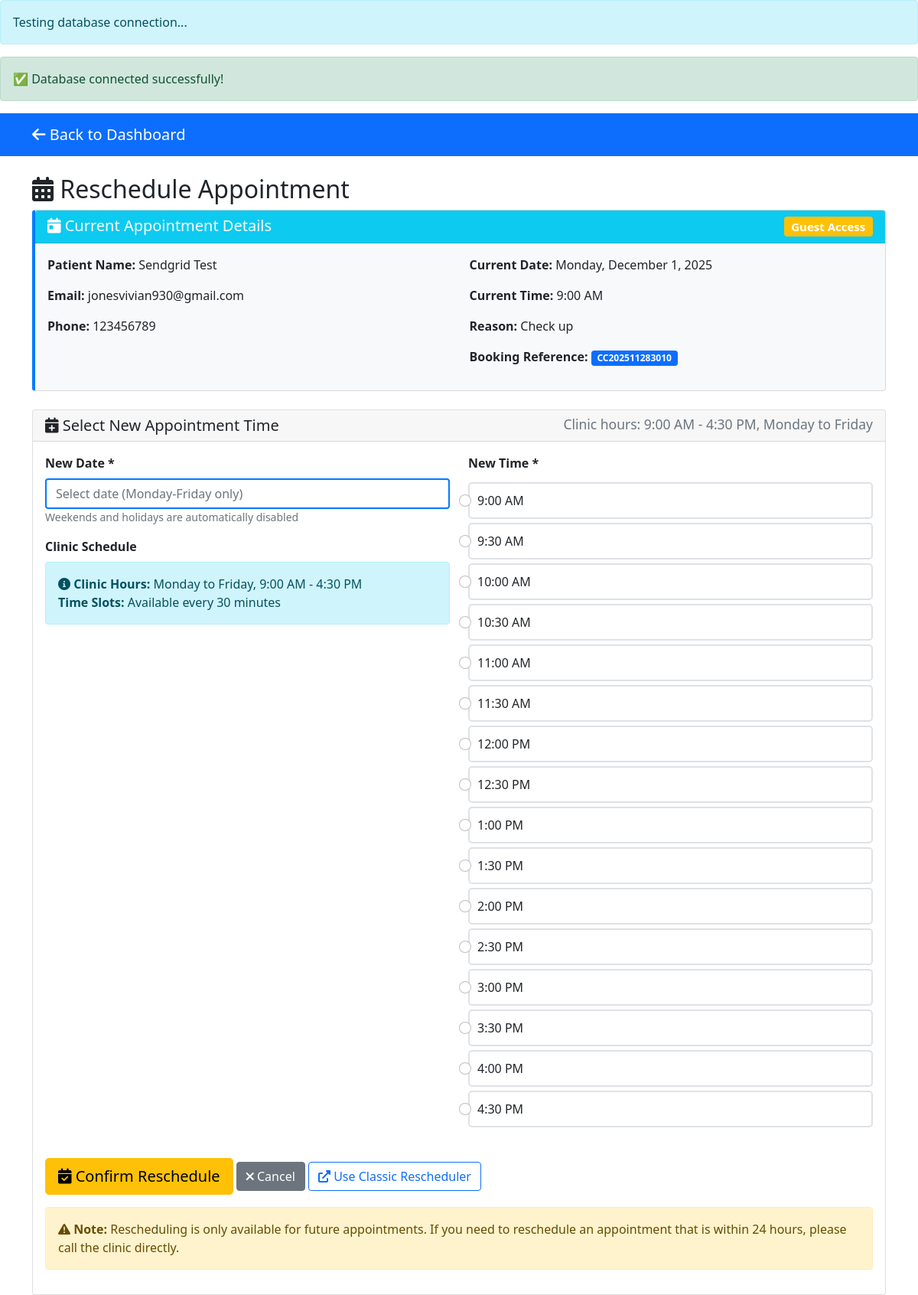
The page /patientdashboard/reschedule.php?ref=CC202511283010 on the database as committed earlier.
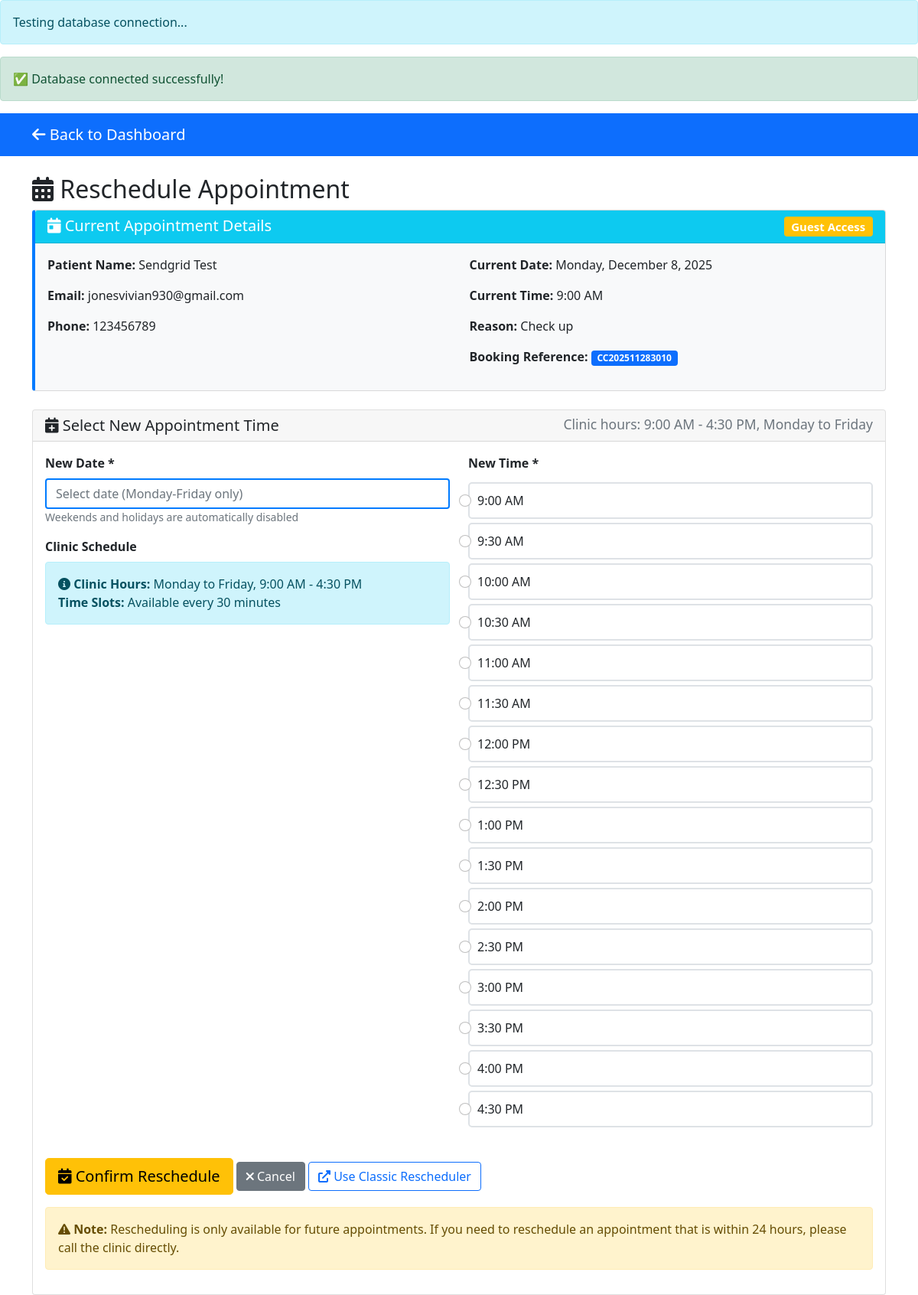
The same page on the database as committed later.
### tables this page shows
CREATE TABLE `appointments` (
  `id` int(11) NOT NULL,
  `patient_name` varchar(255) NOT NULL,
  `patient_email` varchar(255) DEFAULT NULL,
  `patient_phone` varchar(20) DEFAULT NULL,
  `appointment_date` date NOT NULL,
  `appointment_time` time NOT NULL,
  `reason` text DEFAULT NULL,
  `status` varchar(20) DEFAULT 'booked',
  `booking_reference` varchar(50) DEFAULT NULL,
  `created_at` timestamp NOT NULL DEFAULT current_timestamp(),
  `reminder_sent` tinyint(1) DEFAULT 0,
  `reminder_sent_at` datetime DEFAULT NULL
);

### patientdashboard/reschedule.php (the view, shortened to what the changed rows need)
<?php
include '../includes/config.php';
$is_guest = isset($_SESSION['guest_ref']);
$booking_ref = $is_guest ? $_SESSION['guest_ref'] : ($_GET['ref'] ?? '');
if ($is_guest) {
    $stmt = $pdo->prepare("SELECT * FROM appointments WHERE booking_reference = ? AND status = 'booked'");
    $stmt->execute([$booking_ref]);
    $appointment = $stmt->fetch();
} else {
    $user_email = $_SESSION['user']['email'];
    $stmt = $pdo->prepare("SELECT * FROM appointments WHERE booking_reference = ? AND patient_email = ? AND status = 'booked'");
    $stmt->execute([$booking_ref, $user_email]);
    $appointment = $stmt->fetch();
}
$available_times = [];
for ($hour = 9; $hour <= 16; $hour++) {
    if ($hour < 12) {
        $display_hour = $hour;
        $period = 'AM';
    } elseif ($hour == 12) {
        $display_hour = 12;
        $period = 'PM';
    } else {
        $display_hour = $hour - 12;
        $period = 'PM';
    }
    $available_times[] = [
        'value' => sprintf('%02d:00:00', $hour),
        'display' => sprintf('%d:00 %s', $display_hour, $period)
    ];
    if ($hour < 16) {
        $available_times[] = [
            'value' => sprintf('%02d:30:00', $hour),
            'display' => sprintf('%d:30 %s', $display_hour, $period)
        ];
    }
}
$available_times[] = [
    'value' => '16:30:00',
    'display' => '4:30 PM'
];
?>
<!DOCTYPE html>
<html lang="en">
<head>
    <link href="https://cdn.jsdelivr.net/npm/bootstrap@5.1.3/dist/css/bootstrap.min.css" rel="stylesheet">
    <link rel="stylesheet" href="https://cdnjs.cloudflare.com/ajax/libs/font-awesome/6.0.0/css/all.min.css">
    <link rel="stylesheet" href="https://cdn.jsdelivr.net/npm/flatpickr/dist/flatpickr.min.css">
</head>
<body>
    <div class="container mt-4">
        <h2><i class="fas fa-calendar-alt"></i> Reschedule Appointment</h2>
        <?php if ($appointment): ?>
        <div class="card current-appointment-card mb-4">
            <div class="card-header bg-info text-white">
                <h5 class="mb-0">
                    <i class="fas fa-calendar-day"></i> Current Appointment Details
                    <?php if ($is_guest): ?>
                        <span class="badge bg-warning float-end">Guest Access</span>
                    <?php endif; ?>
                </h5>
            </div>
            <div class="card-body">
                <div class="row">
                    <div class="col-md-6">
                        <p><strong>Patient Name:</strong> <?= htmlspecialchars($appointment['patient_name']) ?></p>
                        <p><strong>Email:</strong> <?= htmlspecialchars($appointment['patient_email']) ?></p>
                        <p><strong>Phone:</strong> <?= htmlspecialchars($appointment['patient_phone']) ?></p>
                    </div>
                    <div class="col-md-6">
                        <p><strong>Current Date:</strong> <?= date('l, F j, Y', strtotime($appointment['appointment_date'])) ?></p>
                        <p><strong>Current Time:</strong> <?= date('g:i A', strtotime($appointment['appointment_time'])) ?></p>
                        <p><strong>Reason:</strong> <?= htmlspecialchars($appointment['reason']) ?></p>
                        <p><strong>Booking Reference:</strong> <span class="badge bg-primary"><?= $appointment['booking_reference'] ?></span></p>
                    </div>
                </div>
            </div>
        </div>
        <div class="card">
            <div class="card-header">
                <h5 class="mb-0">
                    <i class="fas fa-calendar-plus"></i> Select New Appointment Time
                    <small class="text-muted float-end">Clinic hours: 9:00 AM - 4:30 PM, Monday to Friday</small>
                </h5>
            </div>
            <div class="card-body">
                <form method="POST" id="rescheduleForm">
                    <div class="row">
                        <div class="col-md-6">
                            <div class="mb-3">
                                <label class="form-label"><strong>New Date *</strong></label>
                                <input type="text"
                                       name="appointment_date"
                                       class="form-control calendar-input"
                                       required
                                       id="appointmentDate"
                                       placeholder="Select date (Monday-Friday only)"
                                       readonly
                                       value="<?= $_POST['appointment_date'] ?? '' ?>">
                                <small class="text-muted">Weekends and holidays are automatically disabled</small>
                            </div>
                            <div class="mb-3">
                                <label class="form-label"><strong>Clinic Schedule</strong></label>
                                <div class="alert alert-info">
                                    <i class="fas fa-info-circle"></i>
                                    <strong>Clinic Hours:</strong> Monday to Friday, 9:00 AM - 4:30 PM<br>
                                    <strong>Time Slots:</strong> Available every 30 minutes
                                </div>
                            </div>
                        </div>
                        <div class="col-md-6">
                            <div class="mb-3">
                                <label class="form-label"><strong>New Time *</strong></label>
                                <div id="timeSlotsContainer">
                                    <?php foreach ($available_times as $time):
                                        $is_selected = ($_POST['appointment_time'] ?? '') === $time['value'];
                                    ?>
                                    <div class="form-check time-slot-option <?= $is_selected ? 'selected' : '' ?>"
                                         onclick="selectTimeSlot(this, '<?= $time['value'] ?>')">
                                        <input class="form-check-input" type="radio"
                                               name="appointment_time"
                                               value="<?= $time['value'] ?>"
                                               id="time_<?= str_replace(':', '', $time['value']) ?>"
                                               <?= $is_selected ? 'checked' : '' ?>
                                               required>
                                        <label class="form-check-label w-100" for="time_<?= str_replace(':', '', $time['value']) ?>">
                                            <?= $time['display'] ?>
                                        </label>
                                    </div>
                                    <?php endforeach; ?>
                                </div>
                            </div>
                        </div>
                    </div>
                    <div class="mt-4">
                        <button type="submit" name="reschedule_appointment" value="1" class="btn btn-warning btn-lg">
                            <i class="fas fa-calendar-check"></i> Confirm Reschedule
                        </button>
                        <a href="index.php" class="btn btn-secondary">
                            <i class="fas fa-times"></i> Cancel
                        </a>
                        <?php if ($is_guest): ?>
                        <a href="../booking/schedule.php?ref=<?= $booking_ref ?>" class="btn btn-outline-primary">
                            <i class="fas fa-external-link-alt"></i> Use Classic Rescheduler
                        </a>
                        <?php endif; ?>
                    </div>
                    <div class="alert alert-warning mt-3">
                        <i class="fas fa-exclamation-triangle"></i>
                        <strong>Note:</strong> Rescheduling is only available for future appointments.
                        If you need to reschedule an appointment that is within 24 hours, please call the clinic directly.
                    </div>
                </form>
            </div>
        </div>
        <?php endif; ?>
    </div>
</body>
</html>

Rows that differ between the two databases and show on the page:
changed appointments "Sendgrid Test": appointment_date "Monday, December 1, 2025" → "Monday, December 8, 2025"
